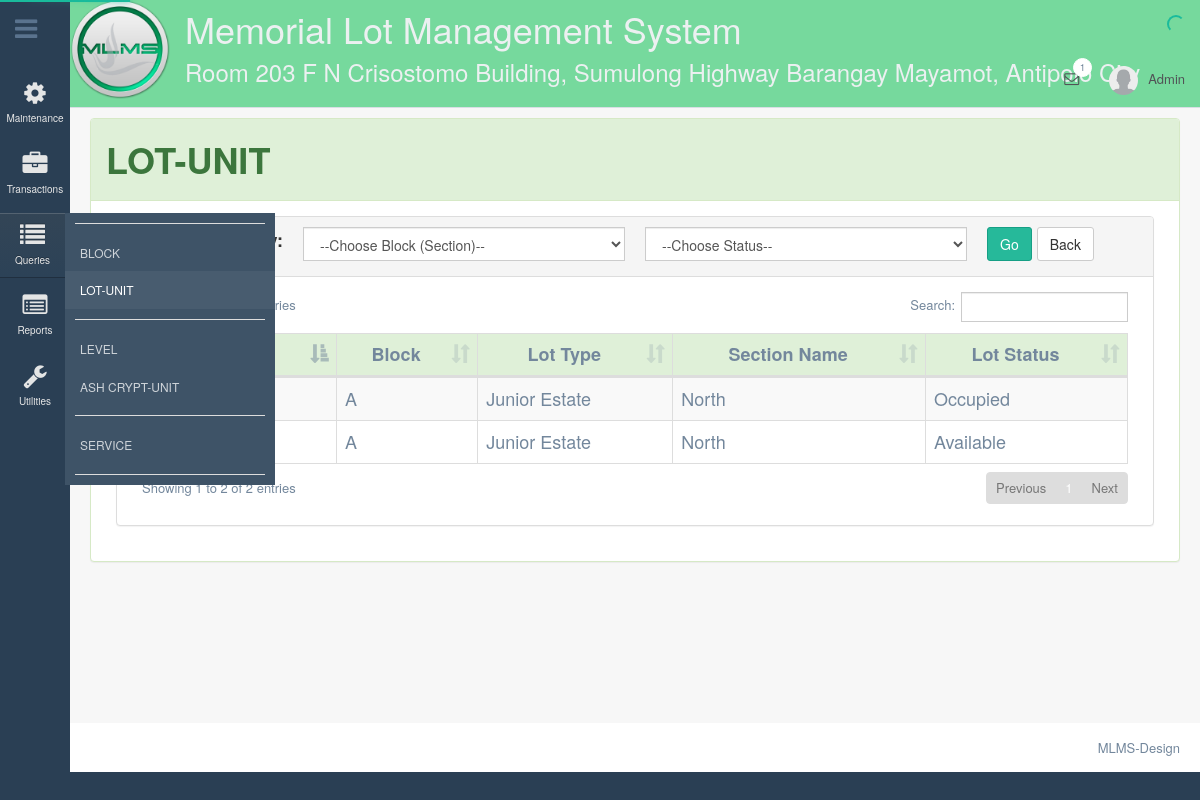
/pages/queries/lot-query.php, run on an earlier commit of the app's database.
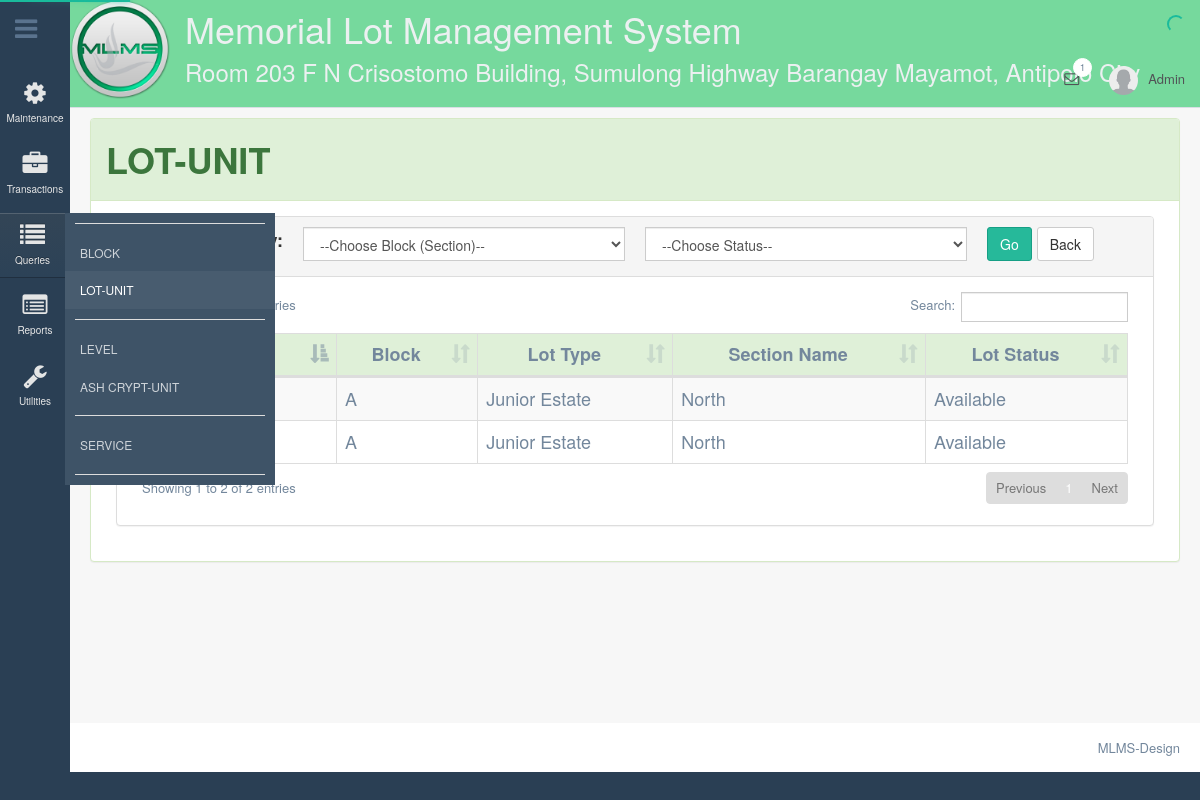
And on a later commit of the database.
### tables this page shows
CREATE TABLE `tbllot` (
  `intLotID` int(11) NOT NULL AUTO_INCREMENT,
  `strLotName` varchar(45) NOT NULL,
  `intLotStatus` int(11) NOT NULL,
  `intStatus` int(11) NOT NULL,
  `intBlockID` int(11) NOT NULL,
  `intCustomerId` int(11) DEFAULT NULL,
  PRIMARY KEY (`intLotID`),
  KEY `fk_tbllot_intBlockID_idx` (`intBlockID`),
  KEY `fk_tbllot_intCustomerId_idx` (`intCustomerId`),
  CONSTRAINT `fk_tbllot_intBlockID` FOREIGN KEY (`intBlockID`) REFERENCES `tblblock` (`intBlockID`) ON UPDATE CASCADE,
  CONSTRAINT `fk_tbllot_intCustomerId` FOREIGN KEY (`intCustomerId`) REFERENCES `tblcustomer` (`intCustomerId`) ON UPDATE CASCADE
);

CREATE TABLE `tblblock` (
  `intBlockID` int(11) NOT NULL AUTO_INCREMENT,
  `strBlockName` varchar(45) NOT NULL,
  `intNoOfLot` int(11) NOT NULL,
  `intStatus` int(11) NOT NULL,
  `intSectionID` int(11) NOT NULL,
  `intTypeID` int(11) NOT NULL,
  PRIMARY KEY (`intBlockID`),
  KEY `fk_tblblock_intSectionID_idx` (`intSectionID`),
  KEY `fk_tblblock_intTypeID_idx` (`intTypeID`),
  CONSTRAINT `fk_tblblock_intSectionID` FOREIGN KEY (`intSectionID`) REFERENCES `tblsection` (`intSectionID`) ON UPDATE CASCADE,
  CONSTRAINT `fk_tblblock_intTypeID` FOREIGN KEY (`intTypeID`) REFERENCES `tbltypeoflot` (`intTypeID`) ON UPDATE CASCADE
);

CREATE TABLE `tbltypeoflot` (
  `intTypeID` int(11) NOT NULL AUTO_INCREMENT,
  `strTypeName` varchar(45) NOT NULL,
  `intNoOfLot` int(11) NOT NULL,
  `deciSellingPrice` decimal(12,2) NOT NULL,
  `intStatus` tinyint(4) NOT NULL,
  PRIMARY KEY (`intTypeID`)
);

CREATE TABLE `tblsection` (
  `intSectionID` int(11) NOT NULL AUTO_INCREMENT,
  `strSectionName` varchar(45) NOT NULL,
  `intNoOfBlock` int(11) NOT NULL,
  `intStatus` tinyint(2) NOT NULL,
  PRIMARY KEY (`intSectionID`)
);

### pages/controller/query-viewdata.php (the view, shortened to what this page needs)
<?php
class lot{
    function viewLot(){
		$sql = "Select l.intLotID, l.strLotName, b.strBlockName, t.strTypeName, s.strSectionName, l.intLotStatus, l.intStatus
                    FROM tbllot l
                        INNER JOIN tblBlock b ON l.intBlockID = b.intBlockID
                        INNER JOIN	tbltypeoflot t ON b.intTypeID = t.intTypeID
                        INNER JOIN tblsection s	ON b.intSectionID = s.intSectionID WHERE l.intStatus = '0' ORDER BY  strLotName ASC";
        $conn = mysql_connect(constant('server'),constant('user'),constant('pass'));
        $result = mysql_query($sql,$conn);
		while($row = mysql_fetch_array($result)){
          $strLotName =$row['strLotName'];
          $strBlockName =$row['strBlockName'];
          $strTypeName=$row['strTypeName'];
          $strSectionName =$row['strSectionName'];
          $intLotStatus =$row['intLotStatus'];
          if($intLotStatus==0){
              $LotStatus ="Available";
          }else if($intLotStatus==1){
              $LotStatus="Reserved";
          }else{
              $LotStatus="Occupied";
          }
          echo
			  "<tr><td style ='font-size:18px;'>$strLotName</td>
                   <td style ='font-size:18px;'>$strBlockName</td>
			       <td style ='font-size:18px;'>$strTypeName</td>
			       <td style ='font-size:18px;'>$strSectionName</td>
                   <td style ='font-size:18px;'>$LotStatus</td>
              </tr>";
            }
    }
}
?>

What changed in the data, as far as the page shows it:
changed tbllot (number 1 of 2 on the later page): intLotStatus "Occupied" → "Available"
